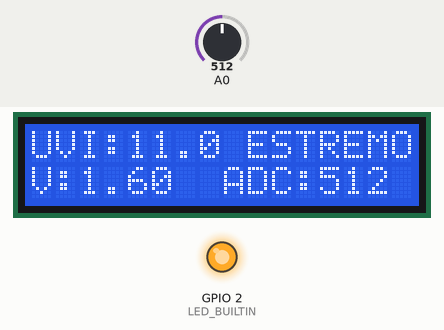
Recording of a sketch running on a simulated ESP8266 (NodeMCU). On the bench: 16×2 character LCD, output pins drawn as LEDs (lit = HIGH, except the on-board LED, lit = LOW). Inputs (shaded band) come from the test bench; at power-on: A0 = 512. What the sketch prints to the serial monitor is not drawn.

Above: at 3.2 s.
3.3 s: A0 set to 394
At 5.2 s:
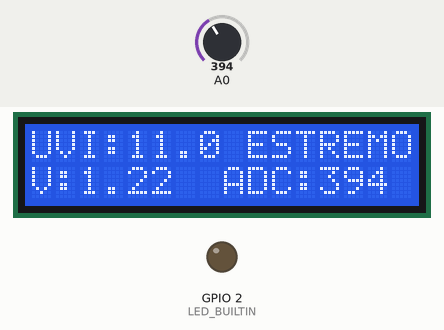
6.3 s: A0 set to 363
At 9.1 s:
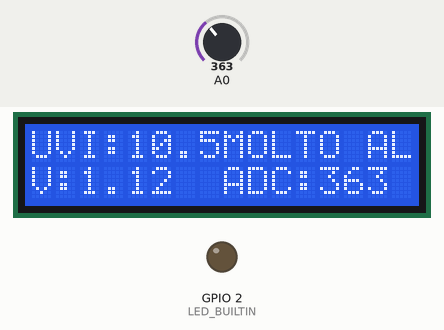
9.3 s: A0 set to 301
At 10.9 s:
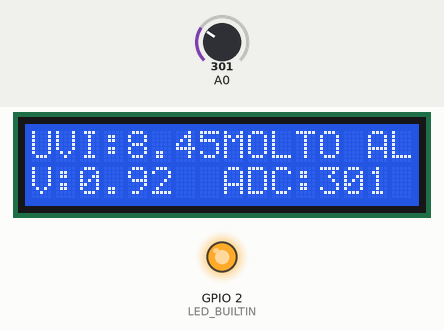
11.9 s: A0 set to 273
At 13.0 s:
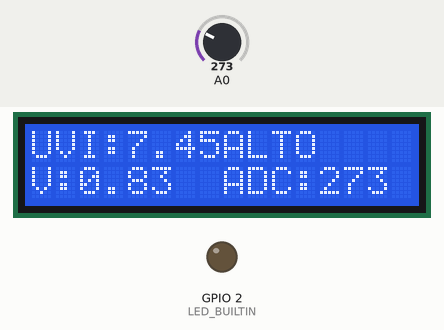
14.9 s: A0 set to 122
At 17.3 s:
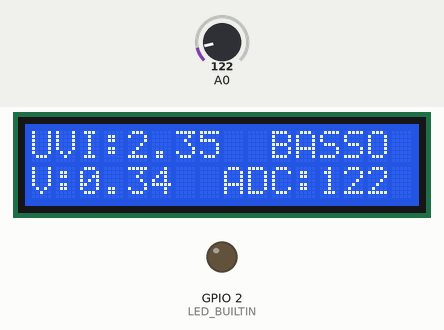
17.9 s: A0 set to 89
At 19.5 s:
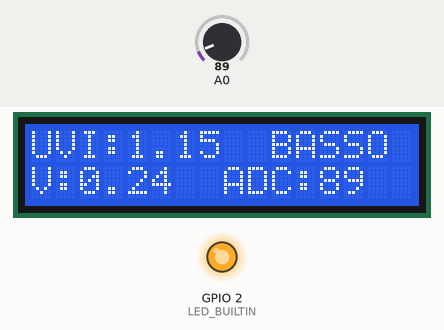
20.9 s: A0 set to 76
Timing chart, 0 to 24.4 s (numbered marks = the images above; inputs shaded):
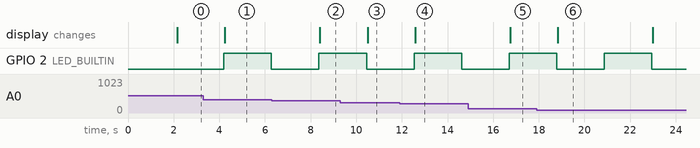

The sketch:

misura_uv.ino
```cpp
/*
  Adattato dallo Sketch di Adrirobot
  sensore-GUVA-S12SD_display.ino
  Lo sketch misura la tensione misurata dal sensore
  GUVA-S12SD, lo trasforma nel'indice UV e lo mostra
  sul display
*/


#include <Wire.h>
#include <Adafruit_SSD1306.h>
#include <LiquidCrystal_I2C.h>
#include <ESP8266WiFi.h>

#define DISPLAY_TYPE_LCD
// define DISPLAY_TYPE_OLED

#define LOOP_DELAY 2000
#define SAMPLE_DELAY 10

#define SAMPLES 4
#define SAMPLE_SHIFT 2

// OLED display wire address


#define DISPLAY_LCD_ADDR 0x27
#define DISPLAY_OLED_ADDR 0x3c

#define SCREEN_WIDTH 128
#define SCREEN_HEIGHT 64
#define OLED_RESET 1


#define ADC_OFFSET 15

// indici UVI
#define V_UVI_0 0.050
#define V_UVI_1 0.227
#define V_UVI_2 0.318
#define V_UVI_3 0.408
#define V_UVI_4 0.503
#define V_UVI_5 0.606
#define V_UVI_6 0.696
#define V_UVI_7 0.795
#define V_UVI_8 0.881
#define V_UVI_9 0.976
#define V_UVI_10 1.079
#define V_UVI_11 1.170

#ifdef DISPLAY_TYPE_LCD
LiquidCrystal_I2C lcd(0x27, 16, 2);
#endif

#ifdef DISPLAY_TYPE_OLED
Adafruit_SSD1306 display(SCREEN_WIDTH, SCREEN_HEIGHT, &Wire, OLED_RESET);
#endif

int UV_index;
String quality = " -- ";
uint8_t cnt=0;


void setup()
{
  Serial.begin(9600);
  // initialize and clear display
  setupDisplay();


  pinMode(LED_BUILTIN, OUTPUT);

}

void setupDisplay(void)
{
#ifdef DISPLAY_TYPE_LCD
  lcd.begin(); //Init with pin default ESP8266 or ARDUINO
  lcd.backlight(); //accende la retroilluminazione
#endif

#ifdef DISPLAY_TYPE_OLED
  display.begin(SSD1306_SWITCHCAPVCC, DISPLAY_OLED_ADDR);
  display.setTextColor(WHITE);
  display.display();
#endif

  delay(LOOP_DELAY);
}

float interpolate_uvi(float value, float max, float min)
{
  return (((value-min)/(max-min)));
}

float calc_UVI(float voltage)
{

  float uvi=-1;

  quality = " -- ";

  if (voltage >= V_UVI_11)
  {
    quality = " ESTREMO  ";
    uvi = 11;
  }
  else if (voltage >= V_UVI_10)
  {
    quality = "MOLTO ALTO";
    uvi = 10 + interpolate_uvi(voltage, V_UVI_11, V_UVI_10);
  }
  else if (voltage >= V_UVI_9)
  {
    quality = "MOLTO ALTO";
    uvi = 9 + interpolate_uvi(voltage, V_UVI_10, V_UVI_9);
  }
  else if (voltage >= V_UVI_8)
  {
    quality = "MOLTO ALTO";
    uvi = 8 + interpolate_uvi(voltage, V_UVI_9, V_UVI_8);
  }
  else if (voltage >= V_UVI_7)
  {
    quality = "ALTO";
    uvi = 7 + interpolate_uvi(voltage, V_UVI_8, V_UVI_7);
  }
  else if (voltage >= V_UVI_6)
  {
    quality = "ALTO";
    uvi = 6 + interpolate_uvi(voltage, V_UVI_7, V_UVI_6);
  }
  else if (voltage >= V_UVI_5)
  {
    quality = " MODERATO ";
    uvi = 5 + interpolate_uvi(voltage, V_UVI_6, V_UVI_5);
  }
  else if (voltage >= V_UVI_4)
  {
    quality = " MODERATO ";
    uvi = 4 + interpolate_uvi(voltage, V_UVI_5, V_UVI_4);
  }
  else if (voltage >= V_UVI_3)
  {
    quality = " MODERATO ";
    uvi = 3 + interpolate_uvi(voltage, V_UVI_4, V_UVI_3);
  }
  else if (voltage >= V_UVI_2)
  {
    quality = "  BASSO  ";
    uvi = 2 + interpolate_uvi(voltage, V_UVI_3, V_UVI_2);
  }
  else if (voltage >= V_UVI_1)
  {
    quality = "  BASSO  ";
    uvi = 1 + interpolate_uvi(voltage, V_UVI_2, V_UVI_1);
  }
  else if (voltage >= V_UVI_0)
  {
    quality = " -- ";
    uvi = 0 + interpolate_uvi(voltage, V_UVI_1, V_UVI_0);
  }

  return uvi;
}

void loop()
{
  float sensorVoltage;
  int sensorValue;
  uint8_t i;

  // Misura
  sensorValue = 0;
  for (i=0; i < SAMPLES; i++)
  {
    delay(SAMPLE_DELAY);
    sensorValue += analogRead(A0);
  }
  sensorValue = sensorValue >> SAMPLE_SHIFT;

  sensorVoltage = ((float)(sensorValue - ADC_OFFSET) / 1024 * 3.3);
  float UV_index = calc_UVI(sensorVoltage);


  // LED
  digitalWrite(LED_BUILTIN, (cnt++)&0x01);

  // Seriale
  //Serial.printf(PSTR("sensor reading = %f \n"),sensorValue);
  Serial.print(sensorValue);
  Serial.println("");
  Serial.print("sensor voltage = ");
  Serial.print(sensorVoltage);
  Serial.println(" V");

   // Display

#ifdef DISPLAY_TYPE_LCD
  lcd.setCursor(0, 0);
  lcd.print("UVI:");
  if (UV_index < 0)
  {
    lcd.print(" -- ");
  }
  else
  {
    lcd.print(String(UV_index,1));
  }
  lcd.setCursor(8,0);
  lcd.print("        ");
  lcd.setCursor(8,0);
  lcd.print(quality);

  lcd.setCursor(0, 1);
  lcd.print("V:");
  lcd.print(sensorVoltage);
  lcd.setCursor(8, 1);
  lcd.print("ADC: ");
  lcd.setCursor(12, 1);
  lcd.print("    ");
  lcd.setCursor(12, 1);
  lcd.print(sensorValue);
#endif

#ifdef DISPLAY_TYPE_OLED

  display.clearDisplay();

  // linea 1
  display.setCursor(0, 0);
  display.setTextSize(1);
  display.print("UVI: ");
  display.setTextSize(2);

  if (UV_index < 0)
  {
    display.println(" -- ");
  }
  else
  {
    display.println(String(UV_index,1));
  }

  // linea 2
  display.println(quality);
  // linea 3
  display.setTextSize(2);
  display.setCursor(0, 30);
  display.print("V: ");
  display.println(sensorVoltage);
  // linea 4
  display.print("ADC: ");
  display.println(sensorValue);

  display.display();
#endif


  delay(LOOP_DELAY);


}
```

Measured:
- the behaviour switches between 379 and 378 on A0 (found by bisection; images 1 and 2)
- the behaviour switches between 289 and 288 on A0 (found by bisection; images 3 and 4)
- after the input at 3.3 s, the display: changes after 0.94 s (image 1)
- after the input at 6.3 s, the display: changes after 2.1 s (image 2)
- after the input at 9.3 s, the display: changes after 1.2 s (image 3)
- after the input at 11.9 s, the display: changes after 0.68 s (image 4)
- after the input at 14.9 s, the display: changes after 1.8 s (image 5)
- after the input at 17.9 s, the display: changes after 0.92 s (image 6)
